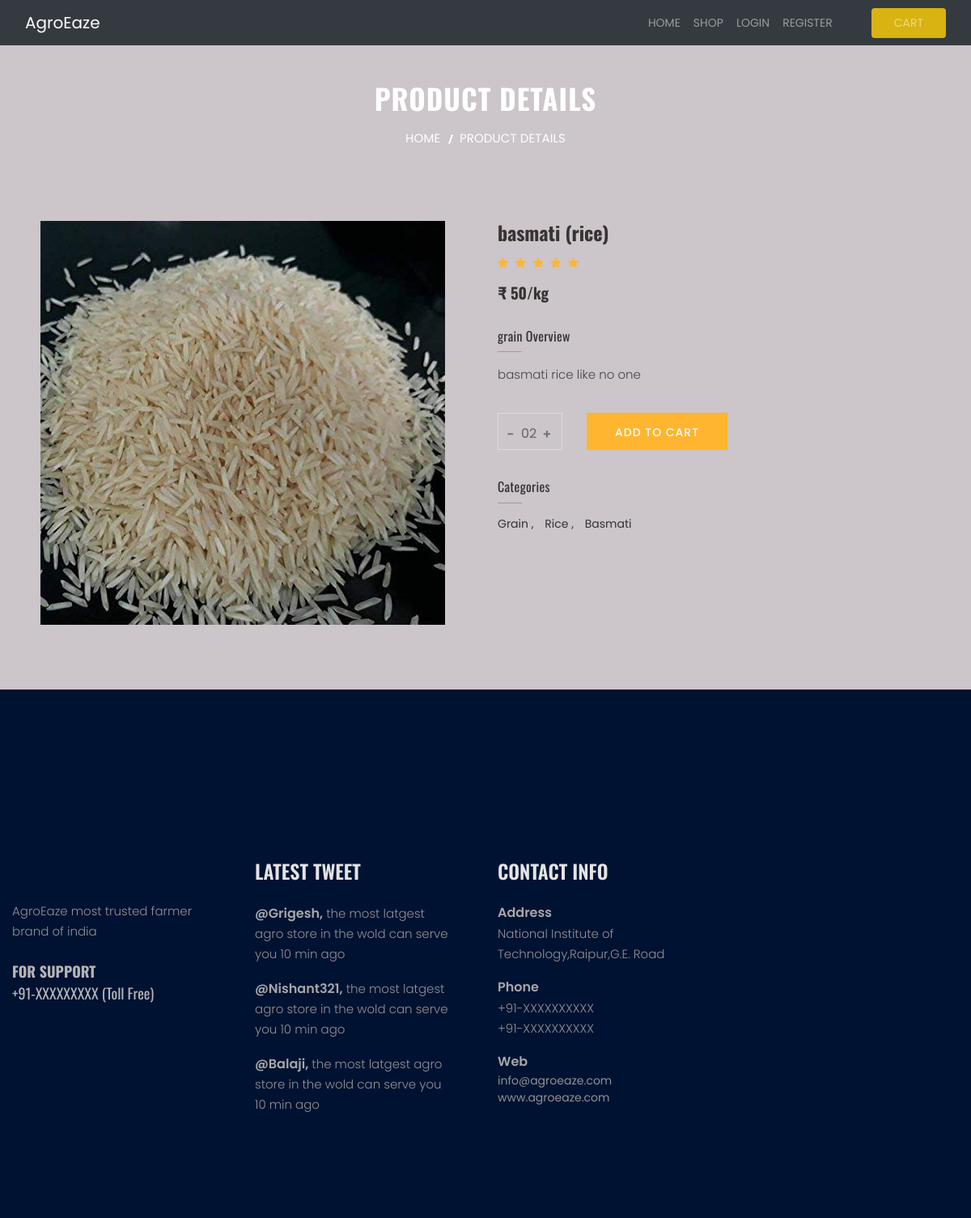
Page /accounts/customer/item.php?item_id=1 on the committed database.
### tables this page shows
CREATE TABLE `product` (
  `id` int(5) NOT NULL,
  `farmer_id` int(5) NOT NULL,
  `category` int(11) NOT NULL,
  `description` varchar(100) NOT NULL,
  `quantity` int(10) NOT NULL,
  `price` int(100) NOT NULL,
  `image` varchar(400) NOT NULL
);

CREATE TABLE `food_category` (
  `id` int(11) NOT NULL,
  `category` varchar(30) NOT NULL,
  `food_type_id` int(11) NOT NULL,
  `product_type_id` int(11) NOT NULL
);

CREATE TABLE `product_type` (
  `id` int(5) NOT NULL,
  `name` varchar(30) NOT NULL,
  `food_type_id` int(11) NOT NULL
);

CREATE TABLE `food_type` (
  `id` int(11) NOT NULL,
  `name` varchar(20) NOT NULL
);

### accounts/customer/item.php (the view, shortened to what this page needs)
<?php
    $connection = Dbhelper::create_db_connection();
    $item_id = $_GET['item_id'];
    $query1 = "SELECT product.id, product.description, product.quantity, product.price, product.image, food_category.category AS type3, food_type.name AS type1, product_type.name AS type2
    FROM product
    INNER JOIN food_category
    ON product.category = food_category.id
    INNER JOIN food_type
    ON food_category.food_type_id = food_type.id
    INNER JOIN product_type
    ON food_category.product_type_id = product_type.id WHERE product.id='$item_id'";
    $res = mysqli_query($connection, $query1);
    $product = mysqli_fetch_assoc($res);
?>
<!doctype html>
<html class="no-js" lang="zxx">
    <head>
        <link rel="stylesheet" href="http://localhost/ht_manual/assets/css/bootstrap.min.css">
        <link rel="stylesheet" href="http://localhost/ht_manual/assets/css/animate.css">
        <link rel="stylesheet" href="http://localhost/ht_manual/assets/css/owl.carousel.min.css">
        <link rel="stylesheet" href="http://localhost/ht_manual/assets/css/chosen.min.css">
        <link rel="stylesheet" href="http://localhost/ht_manual/assets/css/easyzoom.css">
        <link rel="stylesheet" href="http://localhost/ht_manual/assets/css/meanmenu.min.css">
        <link rel="stylesheet" href="http://localhost/ht_manual/assets/css/themify-icons.css">
        <link rel="stylesheet" href="http://localhost/ht_manual/assets/css/icofont.css">
        <link rel="stylesheet" href="http://localhost/ht_manual/assets/css/font-awesome.min.css">
        <link rel="stylesheet" href="http://localhost/ht_manual/assets/css/bundle.css">
        <link rel="stylesheet" href="http://localhost/ht_manual/assets/css/style.css">
        <link rel="stylesheet" href="http://localhost/ht_manual/assets/css/responsive.css">
    </head>
    <body>
    <?php include("../../includes/header.php") ?>
        <div class="wrapper">
            <div class="breadcrumb-area pt-100 pb-10" >
                <div class="container-fluid">
                    <div class="breadcrumb-content text-center">
                        <h2>product details </h2>
                        <ul>
                            <li>
                                <a href="#">home</a>
                            </li>
                            <li>product details </li>
                        </ul>
                    </div>
                </div>
            </div>
            <div class="product-details-area fluid-padding-3 ptb-80">
                <div class="container-fluid">
                    <div class="row">
                        <div class="col-lg-6">
                            <div class="product-details-img-content">
                                <div class="product-details-tab mr-40">
                                    <div class="product-details-large tab-content">
                                        <div class="tab-pane active" id="pro-details1">
                                            <div class="easyzoom easyzoom--overlay">
                                                <a href="http://localhost/ht_manual<?php echo $product['image'] ?>">
                                                    <img src="http://localhost/ht_manual<?php echo $product['image'] ?>" alt="">
                                                </a>
                                            </div>
                                        </div>
                                    </div>
                                </div>
                            </div>
                        </div>
                        <div class="col-lg-6">
                            <div class="product-details-content">
                                <h2><?php echo $product['type3']." (".$product['type2'].")" ?></h2>
                                <div class="quick-view-rating">
                                    <i class="fa fa-star reting-color"></i>
                                    <i class="fa fa-star reting-color"></i>
                                    <i class="fa fa-star reting-color"></i>
                                    <i class="fa fa-star reting-color"></i>
                                    <i class="fa fa-star reting-color"></i>
                                </div>
                                <div class="product-price">
                                    <span>&#8377<?php echo " ".$product['price']."/kg" ?></span>
                                </div>
                                <div class="product-overview">
                                    <h5 class="pd-sub-title"><?php echo $product['type1'] ?> Overview</h5>
                                    <p><?php echo $product['description'] ?></p>
                                </div>
                                <div class="quickview-plus-minus">
                                    <div class="cart-plus-minus">
                                        <input type="text" value="02" name="qtybutton" class="cart-plus-minus-box">
                                    </div>
                                    <div class="quickview-btn-cart">
                                        <a class="btn-style cr-btn" href="http://localhost/ht_manual/accounts/customer/cart.php"><span>add to cart</span></a>
                                    </div>
                                </div>
                                <div class="product-categories">
                                    <h5 class="pd-sub-title">Categories</h5>
                                    <ul>
                                        <li>
                                            <a href="#"><?php echo $product['type1'] ?> ,</a>
                                        </li>
                                        <li>
                                            <a href="#"><?php echo $product['type2'] ?> ,</a>
                                        </li>
                                        <li>
                                            <a href="#"><?php echo $product['type3'] ?> </a>
                                        </li>
                                    </ul>
                                </div>
                            </div>
                        </div>
                    </div>
                </div>
            </div>
            <?php include("../../includes/footer.php") ?>
                </div>
    </body>
</html>

### assets/css/easyzoom.css (style rules this page uses)
.easyzoom { position: relative; display: inline-block; *display: inline; *zoom: 1; }
.easyzoom img { vertical-align: bottom; }

### assets/css/bundle.css (style rules this page uses)
body { font-family: 'Poppins', sans-serif; font-weight: 400; font-style: normal; font-size: 14px; color:#303030; }
a, .btn { -webkit-transition: all 0.3s ease-out 0s; -moz-transition: all 0.3s ease-out 0s; -ms-transition: all 0.3s ease-out 0s; -o-transition: all 0.3s ease-out 0s; transition: all 0.3s ease-out 0s; }
a, button, input { outline: medium none; color: #686868; }
h1, h2, h3, h4, h5, h6 { font-family: 'Oswald', sans-serif; font-weight: normal; color: #001232; margin-top: 0px; font-style: normal; font-weight: 400; }
h2 { font-size: 37px; }
h5 { font-size: 18px; }
ul { margin: 0px; padding: 0px; }
li { list-style: none }
p { font-size: 14px; font-weight: normal; line-height: 25px; color: #454545; margin-bottom: 15px; font-family: 'Poppins', sans-serif; }
a.button-border span, a.button-border-white span, input, select, textarea { -webkit-transition: all 0.5s ease-out 0s; -moz-transition: all 0.5s ease-out 0s; -ms-transition: all 0.5s ease-out 0s; -o-transition: all 0.5s ease-out 0s; transition: all 0.5s ease-out 0s; }
input { background: #eceff8; border: 2px solid #eceff8; height: 45px; box-shadow: none; padding-left: 10px; font-size: 14px; color: #626262; width: 100%; }
.mr-40 { margin-right: 40px }
.pt-100 { padding-top: 100px }
.pb-10 { padding-bottom: 10px }
.ptb-80 { padding: 80px 0 }
.btn-style { background-color: #ffb52f; border-radius: 0; color: #ffffff; display: inline-block; font-size: 14px; font-weight: 500; letter-spacing: 1px; line-height: 18px; padding: 14px 33px 12px; position: relative; text-transform: uppercase; transition: all 0.4s ease-in-out 0s; overflow: hidden; z-index: 99; }

### assets/css/style.css (style rules this page uses)
.product-price > span { color: #353535; font-family: "Oswald",sans-serif; font-size: 24px; font-weight: bold; line-height: 1; margin-top: 2px; display: inline-block; }
.quick-view-rating i { color: #ffb52f; font-size: 14px; margin-right: 5px; }
input.cart-plus-minus-box { background: transparent none repeat scroll 0 0; border: medium none; float: left; font-size: 16px; height: 25px; margin: 0; padding: 0; text-align: center; width: 25px; }
.cart-plus-minus { border: 1px solid #dcdcdc; overflow: hidden; padding: 12px 0 7px 5px; width: 80px; height: 46px; }
.quickview-plus-minus { display: flex; justify-content: flex-start; padding-top: 5px; }
.quickview-btn-cart > a { padding: 15px 35px 13px; }
.quickview-btn-cart { margin: 0 30px; }
.breadcrumb-content > h2 { color: #fff; font-size: 35px; font-weight: bold; letter-spacing: 1px; margin-bottom: 18px; text-transform: uppercase; }
.breadcrumb-content li { color: #fff; display: inline-block; font-size: 15px; letter-spacing: 0.1px; text-transform: uppercase; }
.breadcrumb-content li a { color: #fff; padding-right: 20px; position: relative; }
.breadcrumb-content li a::after { background-color: #fff; content: ""; height: 2px; position: absolute; right: 1px; top: 11px; transform: rotate(-71deg); width: 12px; }
.fluid-padding-3 .container-fluid { padding-left: 310px; padding-right: 310px; }
.product-details-large .easyzoom > a img { width: 100%; }
.product-details-content h2 { color: #353535; font-size: 24px; font-weight: bold; margin: 0; }
.pd-sub-title { color: #333; display: block; font-size: 16px; letter-spacing: 0.3px; margin-bottom: 15px; padding-bottom: 10px; position: relative; }
.pd-sub-title::before { background-color: #9d9d9d; bottom: 0; content: ""; height: 1px; left: 0; position: absolute; width: 30px; }
.product-details-content .quick-view-rating { margin: 14px 0; }
.product-overview > p { margin: 0; }
.product-overview { margin: 30px 0; }
.product-categories li, .product-details-tags li { display: inline-block; margin-right: 10px; }
.product-categories li a, .product-details-tags li a { color: #333; text-transform: capitalize; }
.product-categories { margin: 30px 0 34px; }
.product-overview > p { font-size: 15px; font-weight: 300; }
.tab-content { opacity: 1; }
body { background-color:rgb(204, 197, 201); }

### rows in the picture
product: image (picture), category.category "basmati", product_type.name "rice", price "50", food_type.name "grain", description "basmati rice like no one", food_type.name "Grain", product_type.name "Rice", category.category "Basmati"
